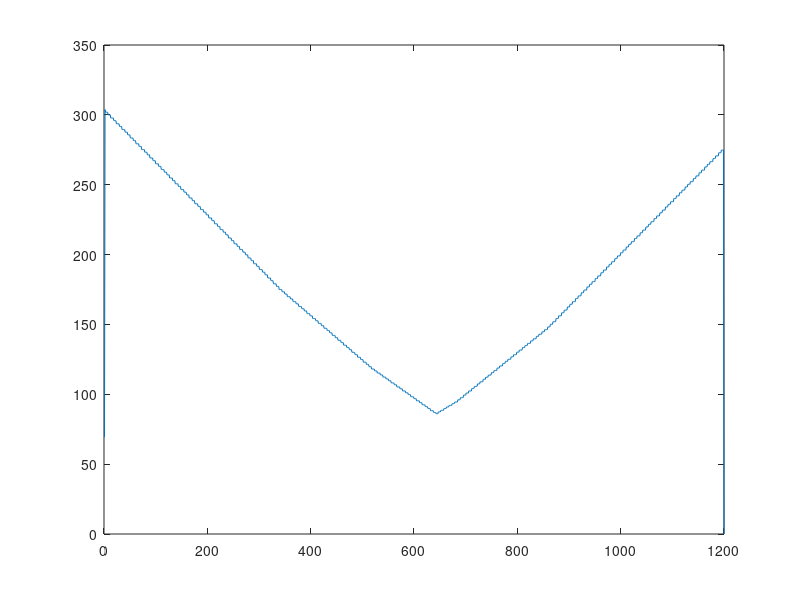
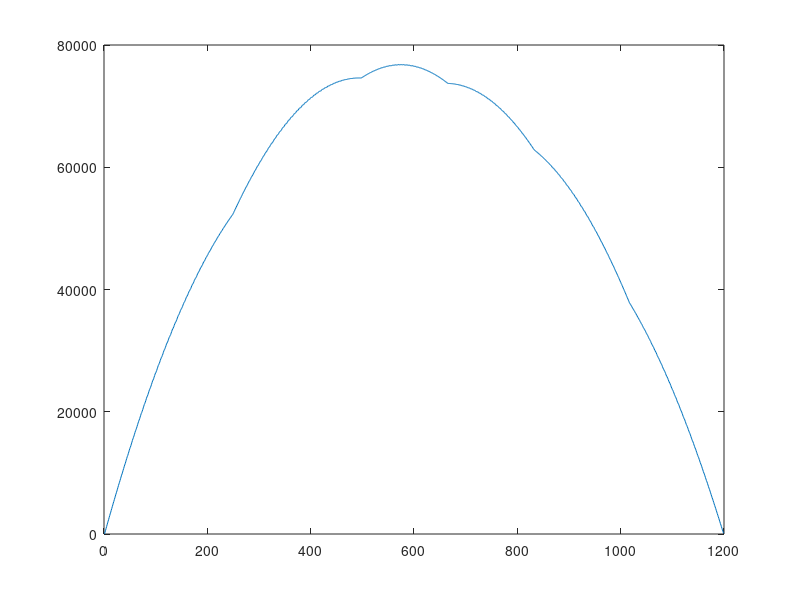
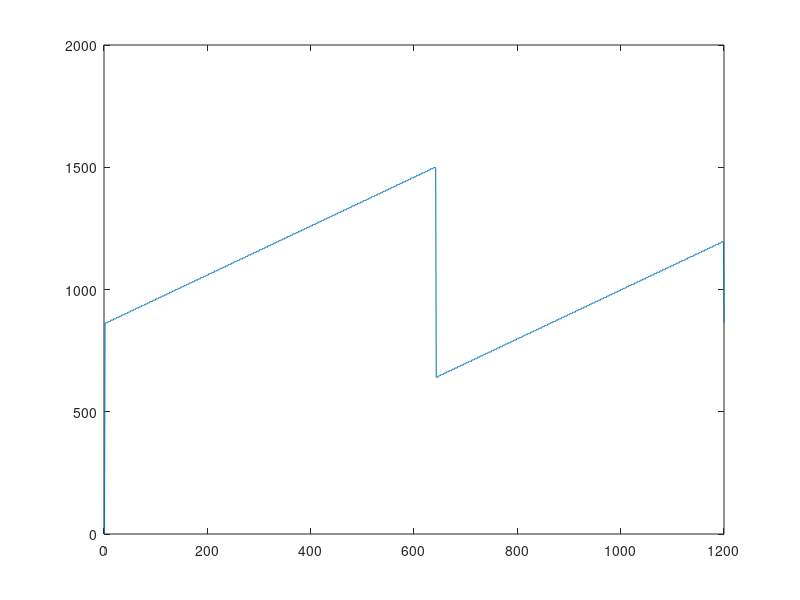
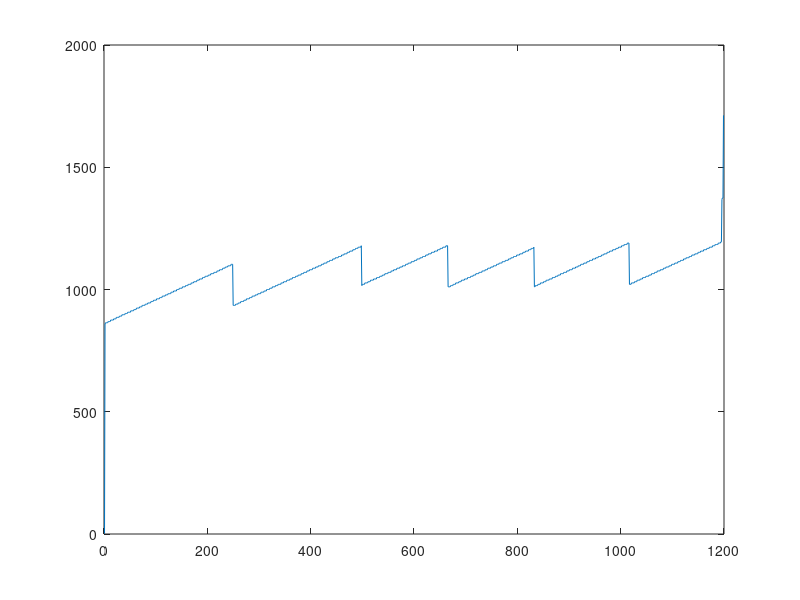

These charts were generated, in order, by the following MATLAB code:
clear; close all;

%% 0. Initialize Parameters
L = 1200;               % Length of bridge
n = L;                  % Discretize into 1 mm seg.
P = 452;                % Total weight of train [N]
x = 1:1:L;              % x-axis

% Note: the position is 1mm greater then the physical location from the left
% edge of the bridge; A_pos = 1 means the location 0mm from the left of the
% bridge.
A_pos = 1;            % position of first support from left edge
B_pos = 1200; % position of second support from left edge


%% 1. SFD, BMD under train loading
x_train = [52 228 392 568 732 908]; % Train Load Locations
train_rel_loads = [1.35*1.1 1.35*1.1 1 1 1.1 1.1]
P_train = train_rel_loads * P/sum(train_rel_loads);

n_train = 389;                 % num of train locations
train_space = floor(linspace(1, L + max(x_train), n_train));
loadsi = zeros(n_train, n);    % 1 load plot for each train loc.
SFDi = zeros(n_train, n);     % 1 SFD for each train loc.
BMDi = zeros(n_train, n);     % 1 BMD for each train loc.

% Solve for SFD and BMD with the train at different locations
for J = 1:n_train
    i = train_space(J);
    % start location of train
    ttrain_pos_i = x_train - max(x_train) + i;
    ttrain_pos_i(ttrain_pos_i <= 0) = NaN;
    ttrain_pos_i(ttrain_pos_i >= L) = NaN;

    p_ts = P_train(~isnan(ttrain_pos_i));
    pos_ti = ttrain_pos_i(~isnan(ttrain_pos_i));

    % sum of moments at A eqn
    rxn_B = sum((A_pos - pos_ti) .* p_ts) / -1200;

    % sum of Fy eqn
    rxn_A = sum(p_ts) - rxn_B;
    % construct applied loads
    % w(x)
    loads = zeros(1, L);
    loads(pos_ti) = -1 .* p_ts;
    loads([A_pos+1 B_pos]) = [rxn_A rxn_B];

    %loadi stuff
    loadsi(i,:) = loads;
    % SFD = num. integral(w)
    SFDi(i,:) = cumsum(loads);
    % BMD = num. integral(SFD)
    BMDi(i,:) = cumsum(SFDi(i,:));

end

[SFD, max_loadsSFD] = max(abs(SFDi));   % SFD envelope
[BMD, max_loadsBMD] = max(BMDi);        % BMD envelope

% to use max_loads, plot it
% x-axis is position along the bridge, y-axis is
% the position of the rightmost axel relative to x=0
% you can click on the plot to get the point
% compare to the SFE and BME to get what the
% shear/moment is at that point
figure(1)
plot(SFD)

figure(2)
plot(BMD)

figure(3)
plot(max_loadsSFD)

figure(4)
plot(max_loadsBMD)

%max shear moment (using 600 because bridge is symmetrical and the code gets weird towards right end)
max_shear = max(SFD())
location_on_bridge = find(round(SFD) == round(max_shear))
train_rightmost_axel = max_loadsSFD(location_on_bridge)



%max bending moment
max_moment = max(BMD())
location_on_bridge = find(round(BMD) == round(max_moment))
train_rightmost_axel = max_loadsBMD(location_on_bridge)
